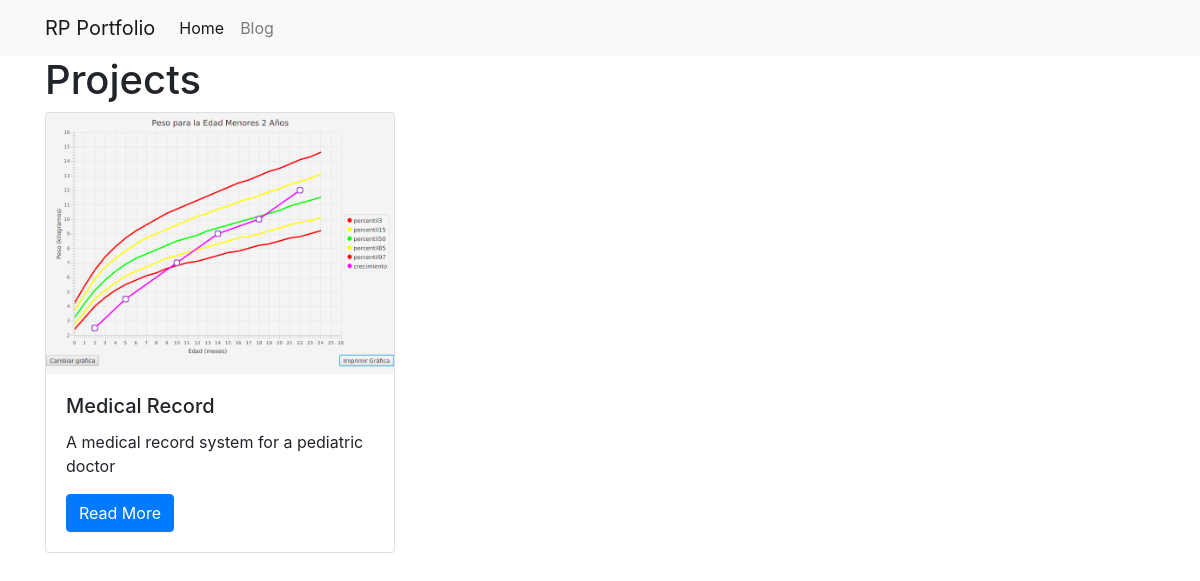
/projects/, run on the app's committed database.
### projects/models.py (models this page shows)
class Project(models.Model):
    title = models.CharField(max_length=100)
    description = models.TextField()
    technology = models.CharField(max_length=20)
    image = models.FilePathField(path="/img", default='crecimiento')

### projects/views.py (the view)
# urls.py: path("", views.project_index, name="project_index"),
def project_index(request):
    projects = Project.objects.all()
    context = {
        'projects': projects
    }
    return render(request, 'project_index.html', context)

### projects/templates/project_index.html
{% extends "base.html" %}
{% load static %}
{% block page_content %}
<h1>Projects</h1>
<div class="row">
{% for project in projects %}
    <div class="col-md-4">
        <div class="card mb-2">
            <img class="card-img-top" src="{% static project.image %}">
            <div class="card-body">
                <h5 class="card-title">{{ project.title }}</h5>
                <p class="card-text">{{ project.description }}</p>
                <a href="{% url 'project_detail' project.pk %}"
                   class="btn btn-primary">
                    Read More
                </a>
            </div>
        </div>
    </div>
    {% endfor %}
</div>
{% endblock %}

### data on the page
Project: image (picture), title "Medical Record", description "A medical record system for a pediatric doctor"
